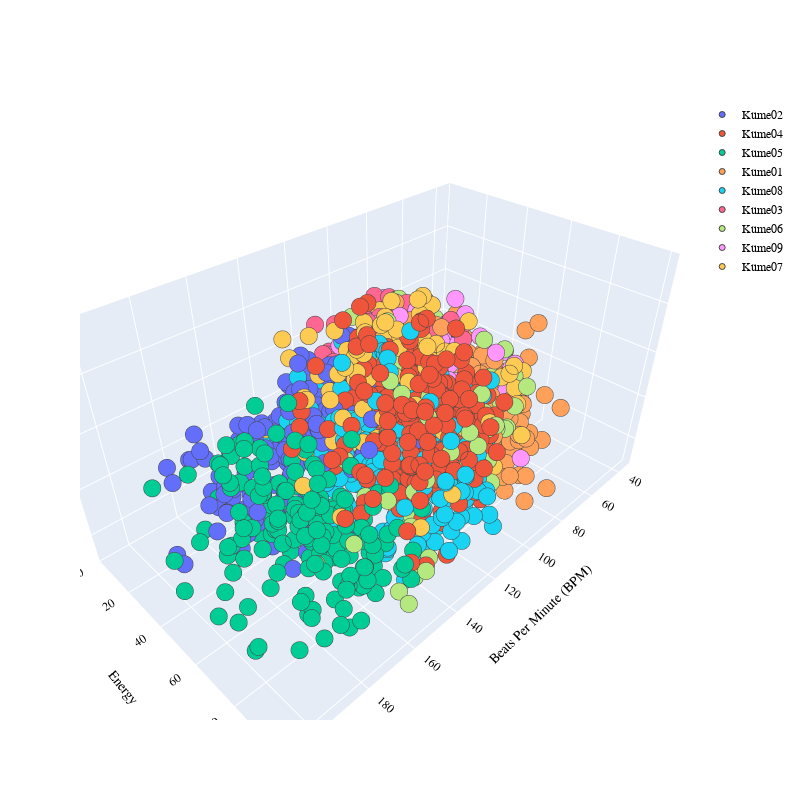

Notebook code for this chart:
### Code cell
import plotly.graph_objects as go
PLOT = go.Figure()
for i in list(df["Music Segments"].unique()):
    

    PLOT.add_trace(go.Scatter3d(x = df[df["Music Segments"]== i]['Beats Per Minute (BPM)'],
                                y = df[df["Music Segments"] == i]['Energy'],
                                z = df[df["Music Segments"] == i]['Danceability'],                        
                                mode = 'markers',marker_size = 6, marker_line_width = 1,
                                name = str(i)))
PLOT.update_traces(hovertemplate='Beats Per Minute (BPM): %{x} <br>Energy: %{y} <br>Danceability: %{z}')

    
PLOT.update_layout(width = 800, height = 800, autosize = True, showlegend = True,
                   scene = dict(xaxis=dict(title = 'Beats Per Minute (BPM)', titlefont_color = 'black'),
                                yaxis=dict(title = 'Energy', titlefont_color = 'black'),
                                zaxis=dict(title = 'Danceability', titlefont_color = 'black')),
                   font = dict(family = "Gilroy", color  = 'black', size = 12))

### Figure 1 — Plotly figure (JSON) as saved in the notebook; plotly's stock layout.template omitted (floating-point values rounded to 4 significant figures; data arrays with more than 128 entries replaced by an {"elided": "..."} marker saying what was removed)
{"data": [{"hovertemplate": "Beats Per Minute (BPM): %{x} <br>Energy: %{y} <br>Danceability: %{z}", "marker": {"line": {"width": 1}, "size": 6}, "mode": "markers", "name": "Küme02", "type": "scatter3d", "x": {"elided": "186 int values"}, "y": {"elided": "186 int values"}, "z": {"elided": "186 int values"}}, {"hovertemplate": "Beats Per Minute (BPM): %{x} <br>Energy: %{y} <br>Danceability: %{z}", "marker": {"line": {"width": 1}, "size": 6}, "mode": "markers", "name": "Küme04", "type": "scatter3d", "x": {"elided": "276 int values"}, "y": {"elided": "276 int values"}, "z": {"elided": "276 int values"}}, {"hovertemplate": "Beats Per Minute (BPM): %{x} <br>Energy: %{y} <br>Danceability: %{z}", "marker": {"line": {"width": 1}, "size": 6}, "mode": "markers", "name": "Küme05", "type": "scatter3d", "x": {"elided": "181 int values"}, "y": {"elided": "181 int values"}, "z": {"elided": "181 int values"}}, {"hovertemplate": "Beats Per Minute (BPM): %{x} <br>Energy: %{y} <br>Danceability: %{z}", "marker": {"line": {"width": 1}, "size": 6}, "mode": "markers", "name": "nan", "type": "scatter3d", "x": [], "y": [], "z": []}, {"hovertemplate": "Beats Per Minute (BPM): %{x} <br>Energy: %{y} <br>Danceability: %{z}", "marker": {"line": {"width": 1}, "size": 6}, "mode": "markers", "name": "Küme01", "type": "scatter3d", "x": {"elided": "197 int values"}, "y": {"elided": "197 int values"}, "z": {"elided": "197 int values"}}, {"hovertemplate": "Beats Per Minute (BPM): %{x} <br>Energy: %{y} <br>Danceability: %{z}", "marker": {"line": {"width": 1}, "size": 6}, "mode": "markers", "name": "Küme08", "type": "scatter3d", "x": {"elided": "306 int values"}, "y": {"elided": "306 int values"}, "z": {"elided": "306 int values"}}, {"hovertemplate": "Beats Per Minute (BPM): %{x} <br>Energy: %{y} <br>Danceability: %{z}", "marker": {"line": {"width": 1}, "size": 6}, "mode": "markers", "name": "Küme03", "type": "scatter3d", "x": {"elided": "170 int values"}, "y": {"elided": "170 int values"}, "z": {"elided": "170 int values"}}, {"hovertemplate": "Beats Per Minute (BPM): %{x} <br>Energy: %{y} <br>Danceability: %{z}", "marker": {"line": {"width": 1}, "size": 6}, "mode": "markers", "name": "Küme06", "type": "scatter3d", "x": [102, 117, 115, 92, 92, 104, 157, 107, 85, 136, 128, 136, 130, 159, 112, 104, 150, 110, 96, 81, 105, 114, 130, 139, 90, 112, 174, 131, 94, 136, 100, 84, 148, 114, 135, 111, 92, 125, 95, 147, 118, 116, 147, 130, 121, 123, 104, 100, 134, 134, 112, 78, 89, 101, 135, 125, 111, 117, 156, 92, 91, 95, 106, 133, 117, 105, 119, 117, 127, 129, 147, 117, 113, 106, 111, 144, 120, 140, 99, 120, 102, 92, 134, 103, 94, 109, 115, 84, 92, 135, 110, 106, 133, 134, 122, 127, 149, 163, 96, 85, 122, 127], "y": [88, 93, 46, 76, 69, 92, 93, 79, 76, 85, 77, 93, 32, 99, 59, 86, 93, 86, 63, 56, 86, 89, 49, 71, 66, 77, 92, 83, 75, 78, 47, 40, 60, 93, 72, 64, 88, 88, 79, 68, 89, 87, 89, 50, 76, 59, 51, 45, 51, 75, 81, 68, 64, 88, 89, 68, 74, 93, 87, 61, 82, 85, 68, 64, 92, 78, 75, 79, 96, 94, 95, 71, 45, 84, 85, 91, 32, 90, 64, 34, 72, 65, 82, 75, 52, 59, 39, 13, 29, 72, 86, 85, 80, 51, 98, 90, 90, 46, 67, 56, 72, 87], "z": [54, 38, 83, 52, 76, 66, 23, 69, 37, 58, 74, 66, 53, 24, 30, 54, 24, 50, 66, 37, 64, 59, 41, 82, 54, 65, 55, 43, 65, 45, 32, 70, 51, 41, 76, 62, 66, 56, 36, 40, 76, 55, 55, 55, 61, 76, 38, 49, 45, 29, 60, 66, 57, 54, 50, 46, 60, 52, 56, 63, 67, 60, 63, 55, 64, 55, 50, 61, 65, 70, 26, 66, 37, 46, 64, 59, 43, 23, 44, 82, 59, 48, 72, 35, 56, 57, 62, 21, 77, 27, 33, 54, 52, 41, 71, 56, 43, 36, 45, 40, 62, 41]}, {"hovertemplate": "Beats Per Minute (BPM): %{x} <br>Energy: %{y} <br>Danceability: %{z}", "marker": {"line": {"width": 1}, "size": 6}, "mode": "markers", "name": "Küme09", "type": "scatter3d", "x": {"elided": "152 int values"}, "y": {"elided": "152 int values"}, "z": {"elided": "152 int values"}}, {"hovertemplate": "Beats Per Minute (BPM): %{x} <br>Energy: %{y} <br>Danceability: %{z}", "marker": {"line": {"width": 1}, "size": 6}, "mode": "markers", "name": "Küme07", "type": "scatter3d", "x": {"elided": "172 int values"}, "y": {"elided": "172 int values"}, "z": {"elided": "172 int values"}}], "layout": {"autosize": true, "font": {"color": "black", "family": "Gilroy", "size": 12}, "height": 800, "scene": {"xaxis": {"title": {"font": {"color": "black"}, "text": "Beats Per Minute (BPM)"}}, "yaxis": {"title": {"font": {"color": "black"}, "text": "Energy"}}, "zaxis": {"title": {"font": {"color": "black"}, "text": "Danceability"}}}, "showlegend": true, "width": 800}}
